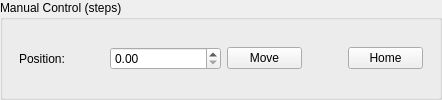
                <widget class="QGroupBox" name="filter_wheel_mancon_groupbox">
                 <property name="maximumSize">
                  <size>
                   <width>595</width>
                   <height>16777215</height>
                  </size>
                 </property>
                 <property name="font">
                  <font>
                   <italic>false</italic>
                  </font>
                 </property>
                 <property name="title">
                  <string>Manual Control (steps)</string>
                 </property>
                 <layout class="QVBoxLayout" name="verticalLayout_11">
                  <item>
                   <layout class="QHBoxLayout" name="horizontalLayout_12">
                    <property name="leftMargin">
                     <number>5</number>
                    </property>
                    <property name="topMargin">
                     <number>5</number>
                    </property>
                    <property name="rightMargin">
                     <number>5</number>
                    </property>
                    <property name="bottomMargin">
                     <number>5</number>
                    </property>
                    <item>
                     <widget class="QLabel" name="label_3">
                      <property name="minimumSize">
                       <size>
                        <width>85</width>
                        <height>0</height>
                       </size>
                      </property>
                      <property name="maximumSize">
                       <size>
                        <width>85</width>
                        <height>16777215</height>
                       </size>
                      </property>
                      <property name="text">
                       <string>Position:</string>
                      </property>
                     </widget>
                    </item>
                    <item>
                     <widget class="QDoubleSpinBox" name="filter_wheel_pos_set_spinbox">
                      <property name="minimumSize">
                       <size>
                        <width>111</width>
                        <height>0</height>
                       </size>
                      </property>
                      <property name="maximumSize">
                       <size>
                        <width>111</width>
                        <height>16777215</height>
                       </size>
                      </property>
                      <property name="minimum">
                       <double>0.000000000000000</double>
                      </property>
                      <property name="maximum">
                       <double>5000000.000000000000000</double>
                      </property>
                     </widget>
                    </item>
                    <item>
                     <widget class="QPushButton" name="filter_wheel_move_pos_button">
                      <property name="minimumSize">
                       <size>
                        <width>75</width>
                        <height>0</height>
                       </size>
                      </property>
                      <property name="maximumSize">
                       <size>
                        <width>75</width>
                        <height>16777215</height>
                       </size>
                      </property>
                      <property name="text">
                       <string>Move</string>
                      </property>
                     </widget>
                    </item>
                    <item>
                     <spacer name="horizontalSpacer_9">
                      <property name="orientation">
                       <enum>Qt::Horizontal</enum>
                      </property>
                      <property name="sizeHint" stdset="0">
                       <size>
                        <width>40</width>
                        <height>20</height>
                       </size>
                      </property>
                     </spacer>
                    </item>
                    <item>
                     <widget class="QPushButton" name="filter_wheel_home_button">
                      <property name="minimumSize">
                       <size>
                        <width>75</width>
                        <height>0</height>
                       </size>
                      </property>
                      <property name="maximumSize">
                       <size>
                        <width>75</width>
                        <height>16777215</height>
                       </size>
                      </property>
                      <property name="text">
                       <string>Home</string>
                      </property>
                     </widget>
                    </item>
                   </layout>
                  </item>
                 </layout>
                </widget>
